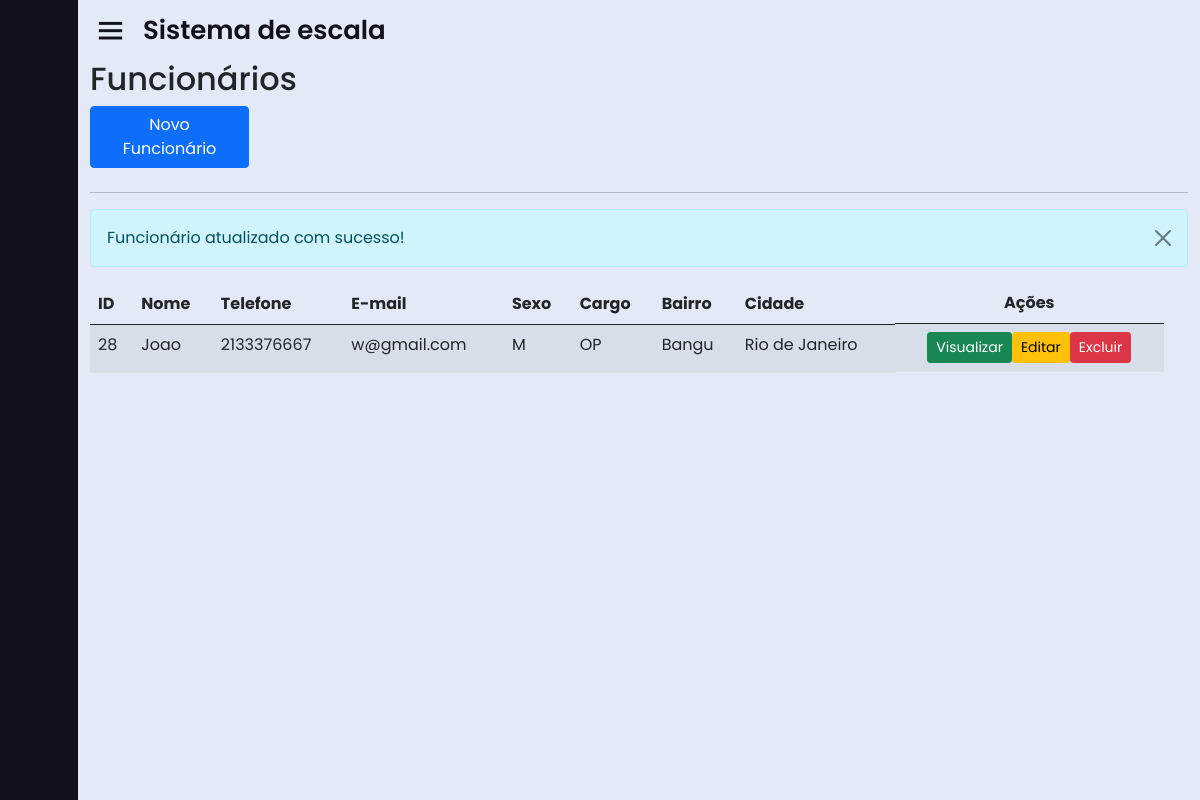
The page /home.php?page=lista_func&msg=2 on the database as committed earlier.
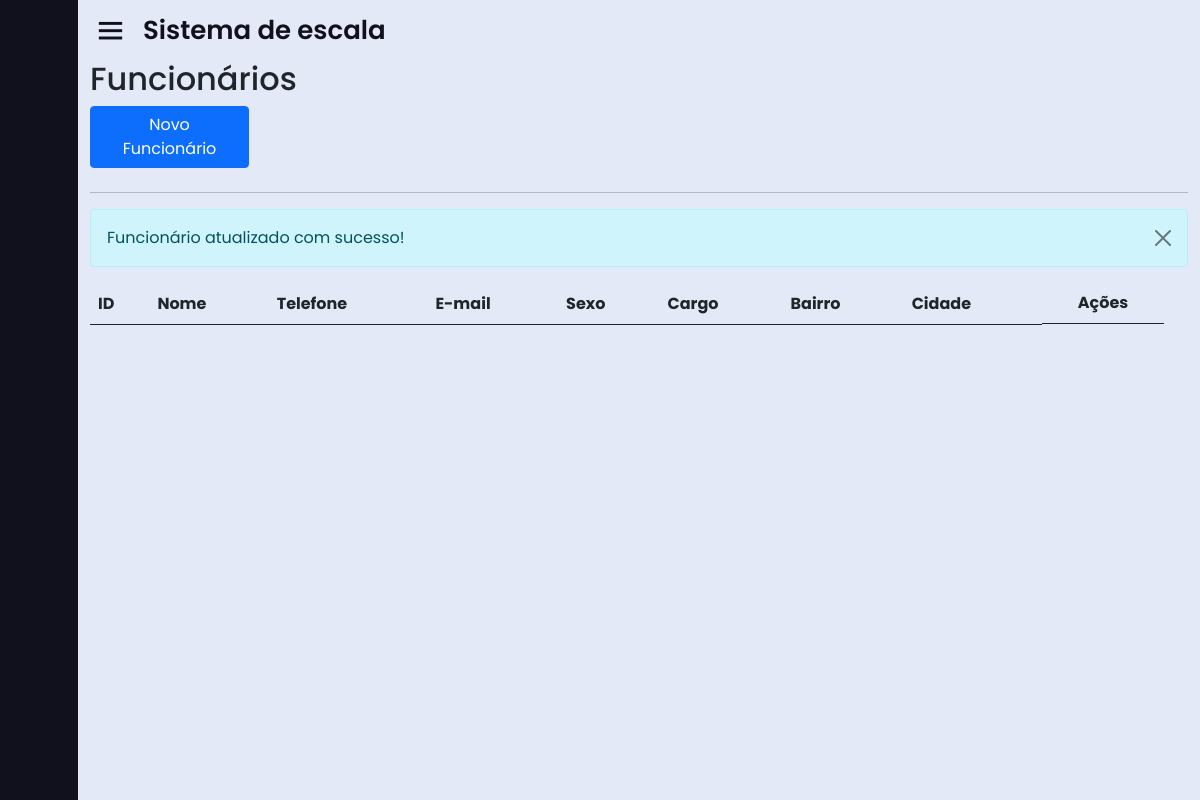
The same page on the database as committed later.
### tables this page shows
CREATE TABLE IF NOT EXISTS `endereco` (
  `id_end` int(11) NOT NULL AUTO_INCREMENT,
  `rua_end` varchar(50) DEFAULT NULL,
  `compl_end` varchar(50) DEFAULT NULL,
  `cep_end` varchar(50) DEFAULT NULL,
  `bairro_end` varchar(50) DEFAULT NULL,
  `cidade_end` varchar(50) DEFAULT NULL,
  `estado_end` varchar(50) DEFAULT NULL,
  `id_func` int(11) DEFAULT NULL,
  PRIMARY KEY (`id_end`) USING BTREE,
  KEY `endereco_ibfk_1` (`id_func`) USING BTREE,
  CONSTRAINT `endereco_ibfk_1` FOREIGN KEY (`id_func`) REFERENCES `funcionario` (`id_func`) ON DELETE CASCADE ON UPDATE CASCADE
);

CREATE TABLE IF NOT EXISTS `funcionario` (
  `id_func` int(11) NOT NULL AUTO_INCREMENT,
  `nome_func` varchar(50) DEFAULT NULL,
  `cargo_func` varchar(50) DEFAULT NULL,
  `telefone_func` varchar(50) DEFAULT NULL,
  `sexo_func` varchar(50) DEFAULT NULL,
  `email_func` varchar(50) DEFAULT NULL,
  PRIMARY KEY (`id_func`) USING BTREE
);

### sis/funcionario/lista_func.php (the view)
<div id="main" class="container-fluid">
	<div id="top" class="row">
		<div class="col-md-11">
			<h2>Funcionários</h2>
		</div>
		<div class="col-md-2">
			<a href="?page=fadd_func" class="btn btn-primary pull-left h2">Novo Funcionário</a>
		</div>
	</div>
	<hr/>
	<div> <?php include "mensagens.php"; ?> </div>
	<div id="list" class="row">
		<div class="table-responsive col-md-12">
			<?php
				$data = mysqli_query($con, "select * from funcionario, endereco where funcionario.id_func = endereco.id_func;");
				echo "<table class='table table-striped' cellspacing='0' cellpading='0'>";
				echo "<thead><tr>";
				echo "<td><strong>ID</strong></td>";
				echo "<td><strong>Nome</strong></td>";
				echo "<td><strong>Telefone</strong></td>";
				echo "<td><strong>E-mail</strong></td>";
				echo "<td><strong>Sexo</strong></td>";
				echo "<td><strong>Cargo</strong></td>";
				echo "<td><strong>Bairro</strong></td>";
				echo "<td><strong>Cidade</strong></td>";
				echo "<td class='actions d-flex justify-content-center'><strong>Ações</strong></td>";
				echo "</tr></thead><tbody>";
				while($info = mysqli_fetch_array($data)){
					echo "<tr>";
					echo "<td>".$info['id_func']."</td>";
					echo "<td>".$info['nome_func']."</td>";
					echo "<td>".$info['telefone_func']." </td>";
					echo "<td>".$info['email_func']." </td>";
					echo "<td>".$info['sexo_func']."</td>";
					echo "<td>".$info['cargo_func']."</td>";
					echo "<td>".$info['bairro_end']."</td>";
					echo "<td>".$info['cidade_end']."</td>";
					echo "<td class='actions btn-group-sm d-flex justify-content-center'>";
					echo "<a class='btn btn-success btn-xs' href=?page=view_func&id_func=".$info['id_func']."> Visualizar </a>";
					echo "<a class='btn btn-warning btn-xs' href=?page=fedita_func&id_func=".$info['id_func']."> Editar </a>";
					echo "<a href=?page=excluir_func&id_func=".$info['id_func']." class='btn btn-danger btn-xs'> Excluir </a></td>";
				}
				echo "</tr></tbody></table>";
			?>
		</div>
	</div>
</div>

### home.php (shortened to what this page needs)
<!DOCTYPE html>
<html lang="en" dir="ltr">
<head>
  <link rel="stylesheet" href="css/style.css">
  <link rel="stylesheet" href="https://cdnjs.cloudflare.com/ajax/libs/font-awesome/6.4.0/css/all.min.css" />
  <link href='https://unpkg.com/boxicons@2.0.7/css/boxicons.min.css' rel='stylesheet'>
  <link href="https://cdn.jsdelivr.net/npm/bootstrap@5.0.2/dist/css/bootstrap.min.css" rel="stylesheet">
  <link rel="stylesheet" href="https://cdn.jsdelivr.net/npm/bootstrap-icons@1.11.3/font/bootstrap-icons.min.css">
</head>
<body>
  <div class="sidebar close">
  </div>
  <section class="home-section">
    <div class="home-content">
      <i class='bx bx-menu'></i>
      <span class="text">Sistema de escala</span>
    </div>
    <?php
      include "base/ch_pages.php";
    ?>
  </section>
</body>
</html>

### base/ch_pages.php (shortened to what this page needs)
<?php
if (isset($_GET['page'])) {
    switch ($_GET['page']) {
        case 'lista_func':
            include "sis/funcionario/lista_func.php";
            break;
    }
}

### sis/funcionario/mensagens.php (shortened to what this page needs)
<?php
if(isset($_GET['msg'])){
	$msg = $_GET['msg'];
	switch($msg){
		case 2:
			echo '	<div class="alert alert-info alert-dismissible fade show" role="alert">
						Funcionário atualizado com sucesso!
						<button type="button" class="btn-close" data-bs-dismiss="alert" aria-label="Close"></button>
		  			</div>';
			break;
	}
}
?>

### css/style.css (style rules this page uses)
* { margin: 0; padding: 0; box-sizing: border-box; font-family: 'Poppins', sans-serif; }
.row { width: 100%; }
.sidebar { position: fixed; top: 0; left: 0; height: 100%; width: 260px; background: #11101d; z-index: 100; transition: all 0.5s ease; }
.sidebar.close { width: 78px; }
.home-section { position: relative; background: #E4E9F7; height: 100vh; left: 260px; width: calc(100% - 260px); transition: all 0.5s ease; }
.sidebar.close ~ .home-section { left: 78px; width: calc(100% - 78px); }
.home-section .home-content { height: 60px; display: flex; align-items: center; }
.home-section .home-content .bx-menu, .home-section .home-content .text { color: #11101d; font-size: 35px; }
.home-section .home-content .bx-menu { margin: 0 15px; cursor: pointer; }
.home-section .home-content .text { font-size: 26px; font-weight: 600; }

Rows that differ between the two databases and show on the page:
removed endereco: id_func "28", id_func.nome_func "Joao", id_func.telefone_func "2133376667", id_func.email_func "w@gmail.com", id_func.sexo_func "M", id_func.cargo_func "OP", bairro_end "Bangu", cidade_end "Rio de Janeiro"
